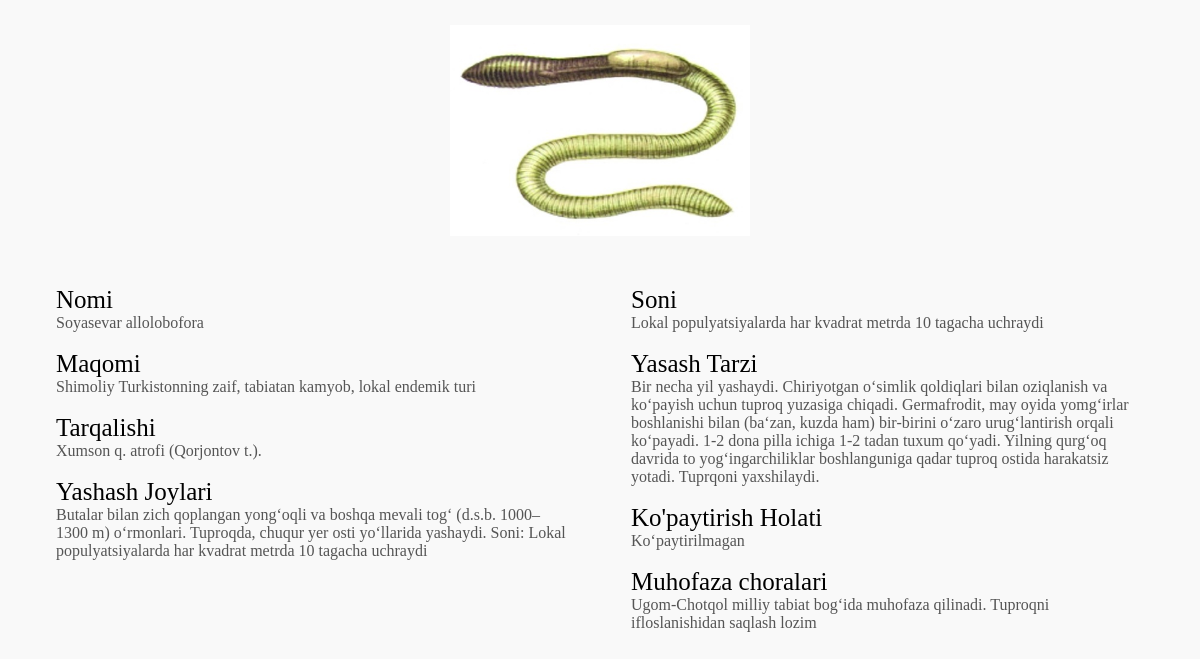
Screenshot of /hayvon/2/ with the database file from the repository.
### redmap/models.py (models this page shows, shortened)
class Hayvon(models.Model):
    oilasi = models.ForeignKey(Oilasi, on_delete=models.CASCADE)
    nomi = models.CharField(max_length=255)
    yili = models.IntegerField(default=2000)
    maqomi = models.TextField()
    tarqalishi = models.TextField()
    yashash_joylari = models.TextField()
    soni = models.TextField()
    yashash_tarzi = models.TextField()
    cheklovchi_omillar = models.TextField()
    kupaytirish = models.CharField(max_length=255)
    choralari = models.TextField()
    img = models.ImageField(upload_to="nature/", default="")
    class Meta:
        verbose_name = ("Hayvon")
        verbose_name_plural = ("Hayvonlar")

### redmap/views.py (the view)
# urls.py: path('hayvon/<int:id>/',hayvonview,name="hayvon"),
def hayvonview(request,id):
    hayvon = get_object_or_404(Hayvon,id=id)
    return render(request,"hayvon_detail.html",{"hayvon":hayvon})

### templates/hayvon_detail.html (shortened to what this page needs)
{% load static  %}
<!DOCTYPE html>
<html lang="en">
<head>
    <link rel="stylesheet" href="{% static 'modal.css' %}">
</head>
<body>
    <div class="inner-content">
		<div class="inner-wrapper">
			<div class="picture-blog" style="display: flex; justify-content: space-between;">
				<img src="{{ hayvon.img.url }}" alt="....." style="width: 300px; height: auto; margin: auto;">
			</div>
			<div class="comment-blog" style="padding: 20px; display: grid; grid-template-columns: 45% 45%; justify-content: space-around;">
				<div>
                    <div class="blog">
                        <h3 style="color: black;">Nomi</h3>
                        <p>{{hayvon.nomi}}</p>
                    </div>
                    <br>
                    <div class="blog">
                        <h3 style="color: black;">Maqomi</h3>
                        <p>{{hayvon.maqomi}}</p>
                    </div>
                    <br>
                    <div class="blog">
                        <h3 style="color: black;">Tarqalishi</h3>
                        <p>{{hayvon.tarqalishi}}</p>
                    </div>
                    <br>
                    <div class="blog">
                        <h3 style="color: black;">Yashash Joylari</h3>
                        <p>{{hayvon.yashash_joylari}}</p>
                    </div>
                    <br>
                </div>
				<div>
                    <div class="blog">
                        <h3 style="color: black;">Soni</h3>
                        <p>{{hayvon.soni}}</p>
                    </div>
                    <br>
                    <div class="blog">
                        <h3 style="color: black;">Yasash Tarzi</h3>
                        <p>{{hayvon.yashash_tarzi}}</p>
                    </div>
                    <br>
                    <div class="blog">
                        <h3 style="color: black;">Ko'paytirish Holati</h3>
                        <p>{{hayvon.kupaytirish}}</p>
                    </div>
                    <br>
                    <div class="blog">
                        <h3 style="color: black;">Muhofaza choralari</h3>
                        <p>{{hayvon.choralari}}</p>
                    </div>
                </div>
			</div>
		</div>
	</div>
</body>
</html>

### static/modal.css (style rules this page uses)
* { padding:0px; margin:0px; box-sizing:border-box; text-decoration:none; }
.inner-content { width:100%; min-height:100vh; padding:15px 10px; background-color:#f9f9f9; }
.inner-wrapper { width:100%; height:100%; display: flex; flex-direction: column; gap: 20px; align-items: center; justify-content: center; }
.picture-blog { width:min(100%,700px); padding: 10px; border-radius: 10px; }
.picture-blog img { width:min(100%,700px); height: 400px; object-fit: cover; object-position: center; }
.comment-blog { width: 100%; height: min(100%,400px); padding: 10px; border-radius: 10px; flex-direction: column; align-items: left; gap: 10px; }
.blog h3 { font-size: 25px; font-weight: 400; color: #999; }
.blog p { color: #555; }

### rows the page displays
Hayvon: img (picture), nomi "Soyasevar allolobofora", maqomi "Shimoliy Turkistonning zaif, tabiatan kamyob, lokal endemik turi", tarqalishi "Xumson q. atrofi (Qorjontov t.).", yashash_joylari "Butalar bilan zich qoplangan yong‘oqli va boshqa mevali tog‘ (d.s.b. 1000–1300 m) o‘rmonlari. Tuproqda, chuqur yer osti yo‘llarida yashaydi. Soni: Lokal populyatsiyalarda har kvadrat metrda 10 tagacha uchraydi", soni "Lokal populyatsiyalarda har kvadrat metrda 10 tagacha uchraydi", yashash_tarzi "Bir necha yil yashaydi. Chiriyotgan o‘simlik qoldiqlari bilan oziqlanish va ko‘payish uchun tuproq yuzasiga chiqadi. Germafrodit, may oyida yomg‘irlar boshlanishi bilan (ba‘zan, kuzda ham) bir-birini o‘zaro urug‘lantirish orqali ko‘payadi. 1-2 dona pilla ichiga 1-2 tadan tuxum qo‘yadi. Yilning qurg‘oq davrida to yog‘ingarchiliklar boshlanguniga qadar tuproq ostida harakatsiz yotadi. Tuprqoni yaxshilaydi.", kupaytirish "Ko‘paytirilmagan", choralari "Ugom-Chotqol milliy tabiat bog‘ida muhofaza qilinadi. Tuproqni ifloslanishidan saqlash lozim"
